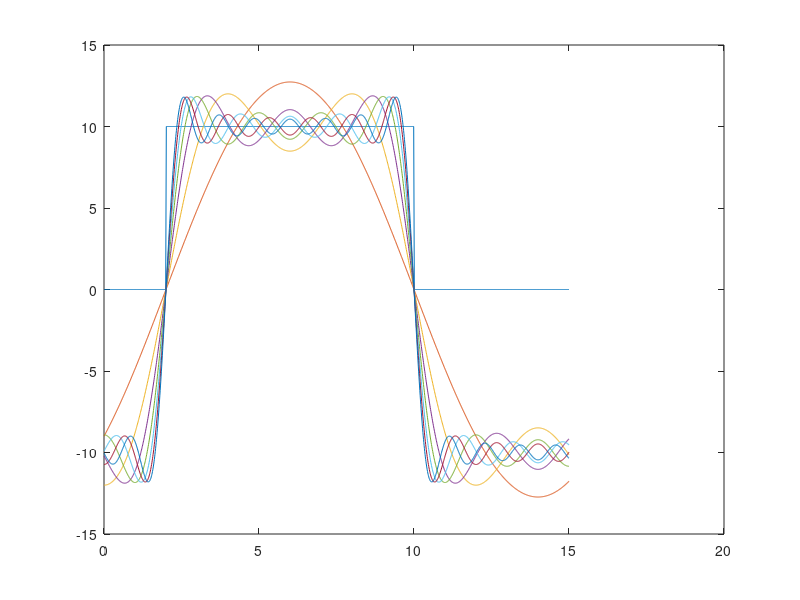

Reproduce this figure in MATLAB.
# Rectangular Pulses
# Author: Arvin Sharma
#
# Theory:
# A Simple rectangular pulse is defined in terms of the time interval T:
# s_rect(t) = s_0 if 0<t<T else 0      
# Next we consider the synthesis of Square waves through the addition of odd harmonics.
# Sum_j=1^infinity (s_0/n)*sin(2*pi*n*f*t) where n=2*j-1
#
# We then consider more general Rectangular pulses formed using a Fourier series of approximate Sinc functions.
# Sum_j=1^infinity (s_0*(t_max-t_min)/(2*n*pi))*sin((n*pi*(t-t_min) / (t_max-t_min)) where n=2*j-1
# - We break this down as follows:
# - (n*pi/T) is equivalent to n*pi*f where n is the order of the harmonic, 1/T is the frequency
# - (t-t_min) translates the pulse to t_min for the purposes of comparison to the pure rectangular pulse.
# - s_0 is the amplitude
# - (t_max-t_min) is the period
# - 1/(t_max-t_min) is the frequency
# - (t_max-t_min)/(2*n*pi) forms the approximation of the sinc function with sin((n*pi/T)*(t-t_min)) where sincx=sinx/x
#
# Analytically we evalute the Fourier Transform for the rectangular pulse as follows:
# - s_rect,sym(t) = 1 if |t|<tau else 0 if |t|>tau
# - Fourier transform:
#   - S_rect,sym(w)=integral_-inf^+inf (x(t)e^(-iwt)dt)=int_-tau^+tau (e^(-iwt)dt) = 1/(-iw) * e^(-iwt) |_-tau^+tau
#       => 1/(-iw) * (e^(-iwt)-e^(iwt))
#       => 1/(-iw) * ((cos(-wt) + isin(-wt)) - (coswt + isinwt))
#       => 1/(-iw) * ((cos(wt) - isin(wt)) - coswt + isinwt)
#       => 1/(-iw) * (-2isinwt)
#       => 2sinwt/w
#
# References: 
#   - M. S. Wartak, Computational Photonics: An Introduction with MATLAB. Cambridge: Cambridge University Press, 2013. 
#
s_0=10.0; # Pulse Amplitude
t_min=2; # Pulse Start (sec)
t_max=10.0; # Pulse End (sec)
T=t_max-t_min; # Period (sec)
frequency=1/T; # Cycles/sec
N=101; # Number of points
dt=1/N;
t=0:dt:1.5*t_max; # Varied Time plotted over the boundary tmax to provide extra space.
x=s_0*0.5*(sign(t-t_min)-sign(t-t_max)); # We determine if t > t_min and t < t_max by taking the sign of the difference of t with t_min and t_max
                                     # which determines whether t is greator or less than the quantity. Since t must be > t_min and < t_max, and 
                                     # t_min < t_max then t is either < t_min and < t_max, > t_min and < t_max, or > t_min and > t_max.
                                     # We are interested in the second case, using the sign operator we get (-1) and (-1) in the first case,
                                     # (-1) and (1) in the second case, and (1) and (1) in the third case. Subtracting these quantites eliminates
                                     # the first and third case, leaving only the second case. Multiplying by one half provides us with unity.
#
h=plot(t,x); # Plot the Pure Rectangular Pulse
# Plot the Rectangular pulse formed by Odd Harmonics.
#
hold on
#
s=0.0;
for n = [1,3,5,7,9,11,13]
    s = s + s_0*(t_max-t_min) / (n*pi*2) * (sin(n*pi*(t-t_min)./(t_max-t_min)));
    plot(t,s);
endfor
waitfor(gcf);

